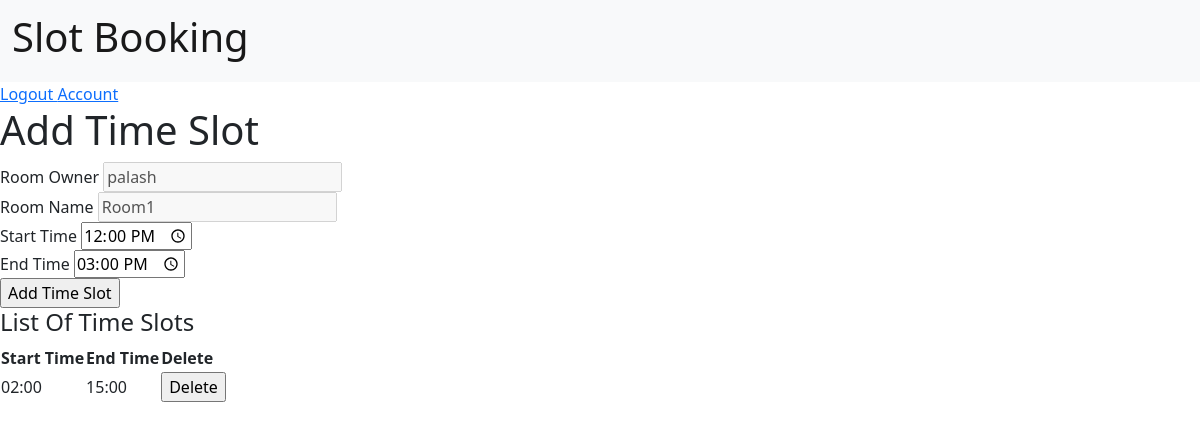
Screenshot of /manager/create-room/time-slot/f4ba211cf7a2408abad187db4421b4f8/ (signed in) with the database file from the repository.
### account/models.py (models this page shows)
class CustomUser(AbstractUser):
    phone_regex = RegexValidator(regex=r'\d{9,10}$',message='Phone number in format 9999999999. Upto 10 digits')
    is_customer = models.BooleanField(default=False)
    is_manager = models.BooleanField(default=False)
    phone = models.CharField(validators=[phone_regex],max_length=10,null = False,unique=True)

### manager/models.py (models this page shows, shortened)
class Rooms(models.Model):
    id = models.UUIDField(primary_key=True, default=uuid.uuid4, editable=False)
    room_owner = models.ForeignKey(CustomUser, on_delete=models.CASCADE)
    room_name = models.CharField(max_length=10, null=False)
    class Meta:
        unique_together = ('room_owner', 'room_name')
    def __str__(self):
        return self.room_name

class TimeSlot(models.Model):
    id = models.UUIDField(primary_key=True, default=uuid.uuid4, editable=False)
    room_id = models.ForeignKey(Rooms, on_delete=models.CASCADE)
    slot_owner = models.ForeignKey(CustomUser, on_delete=models.CASCADE)
    start_time = models.TimeField(null=False)
    end_time = models.TimeField(null=False)
    class Meta:
        unique_together = ('room_id','start_time','end_time')

### manager/decorators.py (the view)
        def wrap(request,*args,**kwargs):
            if request.user.is_manager:
                return view_func(request,*args,**kwargs)
            else:
                raise PermissionDenied

### manager/forms.py
class TimeSlotForm(ModelForm):
    class Meta:
        model = TimeSlot
        fields = ('start_time', 'end_time',)

### manager/views.py (called while the page is built, shortened)
@login_required
@role_required(allowed=['manager'])
def addTimeSlot(request,pk):
    user = request.user
    form = TimeSlotForm()
    room_name = Rooms.objects.get(id=pk)
    ts = TimeSlot.objects.filter(slot_owner=request.user,
                                  room_id=Rooms.objects.get(id=pk))
    context={'form':form , 'ts':ts,'room_name':room_name}
    return render(request,'manager/add_time_slot.html',context)

### manager/templates/manager/add_time_slot.html (shortened to what this page needs)
{% extends 'basic.html' %}
{%block content%}
<div>
    <h1>Add Time Slot</h1>
    <div>
        <form method="POST" action="">
            <div><label>Room Owner </label>
                <input type="text" name="room_owner" value="{{user.username}}" disabled/></div>
            <div><label>Room Name </label>
                <input type="text" name="room_name" value="{{room_name}}" disabled/></div>
            <div><label>Start Time</label>
                <input type="time" name="start_time" value="12:00" required/></div>
            <div><label>End Time</label>
                <input type="time" name="end_time" value="15:00" required/></div>
            <input type="submit" value="Add Time Slot"> </input>
        </form>
    </div>
    <h4> List Of Time Slots </h4>
    {% if ts %}
    <table>
        <thread>
            <tr>
                <th>Start Time</th>
                <th>End Time</th>
                <th>Delete</th>
              </tr>
        </thread>
        <tbody>
        {% for x in ts %}
            <tr>
                <td>{{x.start_time | time:'H:i'}}</td>
                <td>{{x.end_time | time:'H:i'}}</td>
                <td>
                    <form action="{% url 'delete_slot' x.room_id.id x.id %}" method="POST">
                        <input type="submit" value="Delete">
                    </form>
                </td>
            </tr>
        {% endfor %}
        </tbody>
        </table>
    {% else %}
        <br>
            <p>No Time Slot Available.</p>
    {% endif %}
</div>
{%endblock content%}

### rows the page displays
CustomUser: room_owner "palash"
Rooms: room_name "Room1"
TimeSlot: start_time "02:00", end_time "15:00"
